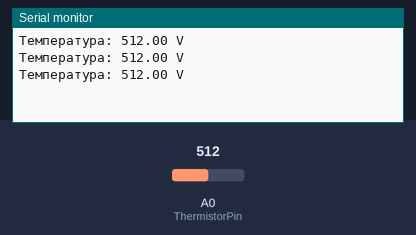
This sketch was run on a simulated Arduino Uno, built with avr-gcc and run on an emulated ATmega328P. Shown: the last lines printed to the serial monitor. The test bench sets the inputs (shaded band); at power-on: A0 (ThermistorPin) = 512.

Above: at 1.3 s.
1.4 s: A0 (ThermistorPin) set to 716
At 1.9 s:
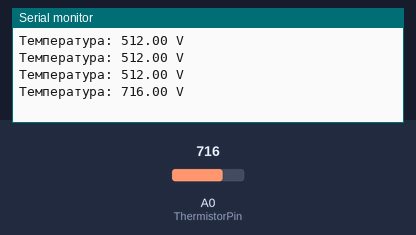
2.9 s: A0 (ThermistorPin) set to 900
At 3.4 s:
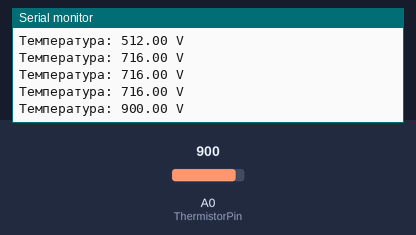
Timing chart, 0 to 5.9 s (numbered marks = the images above; inputs shaded):
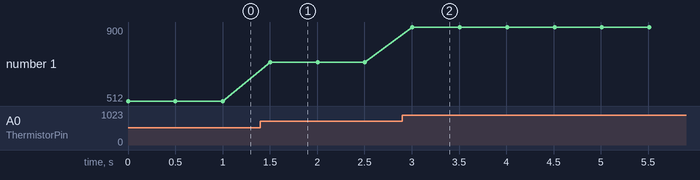

Measured:
- after the input at 1.4 s, the serial monitor: prints a new line after 0.10 s (image 1)
- after the input at 2.9 s, the serial monitor: prints a new line after 0.11 s (image 2)
- plotted number 1: 512 → 716 after the input at 1.4 s, 716 → 900 after the input at 2.9 s

The sketch:

Termopaire.ino
```cpp
int ThermistorPin = A0; // Подключите термистор к аналоговому входу A0
float Vo = 0;
float R1 = 10000; // Укажите сопротивление резистора R1
float logR2, R2, T;
float c1 = 1.009249522e-03, c2 = 2.378405444e-04, c3 = 2.019202697e-07; // Коэффициенты для уравнения Steinhart-Hart

void setup() {
 Serial.begin(9600);
}

void loop() {
 Vo = analogRead(ThermistorPin);
 R2 = R1 * (1023.0 / Vo - 1.0);
 logR2 = log(R2);
 T = (1.0 / (c1 + c2*logR2 + c3*logR2*logR2*logR2));
 // T += 273.15; // Преобразование из градусов Цельсия в Кельвины

 Serial.print("Температура: ");
 Serial.print(Vo);
 Serial.println(" V");

 delay(500);
}
```
